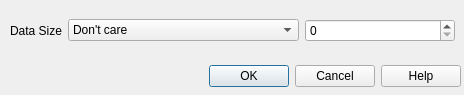
<?xml version="1.0" encoding="UTF-8"?>
<ui version="4.0">
 <class>dlgSelectDataSize</class>
 <widget class="QDialog" name="dlgSelectDataSize">
  <property name="geometry">
   <rect>
    <x>0</x>
    <y>0</y>
    <width>464</width>
    <height>95</height>
   </rect>
  </property>
  <property name="windowTitle">
   <string>Select Data size</string>
  </property>
  <widget class="QDialogButtonBox" name="buttonBox">
   <property name="geometry">
    <rect>
     <x>10</x>
     <y>60</y>
     <width>451</width>
     <height>32</height>
    </rect>
   </property>
   <property name="orientation">
    <enum>Qt::Horizontal</enum>
   </property>
   <property name="standardButtons">
    <set>QDialogButtonBox::Cancel|QDialogButtonBox::Help|QDialogButtonBox::Ok</set>
   </property>
  </widget>
  <widget class="QWidget" name="gridLayoutWidget">
   <property name="geometry">
    <rect>
     <x>10</x>
     <y>10</y>
     <width>445</width>
     <height>41</height>
    </rect>
   </property>
   <layout class="QGridLayout" name="gridLayout">
    <item row="0" column="0">
     <widget class="QLabel" name="label">
      <property name="sizePolicy">
       <sizepolicy hsizetype="Fixed" vsizetype="Preferred">
        <horstretch>0</horstretch>
        <verstretch>0</verstretch>
       </sizepolicy>
      </property>
      <property name="text">
       <string>Data Size</string>
      </property>
      <property name="buddy">
       <cstring>comboCompareTimeStamp</cstring>
      </property>
     </widget>
    </item>
    <item row="0" column="1">
     <widget class="QComboBox" name="comboCompareTimeStamp">
      <item>
       <property name="text">
        <string>Don't care</string>
       </property>
      </item>
      <item>
       <property name="text">
        <string>Equal to</string>
       </property>
      </item>
      <item>
       <property name="text">
        <string>Not qual to</string>
       </property>
      </item>
      <item>
       <property name="text">
        <string>Greater then</string>
       </property>
      </item>
      <item>
       <property name="text">
        <string>Greater then or equal to</string>
       </property>
      </item>
      <item>
       <property name="text">
        <string>Less then</string>
       </property>
      </item>
      <item>
       <property name="text">
        <string>Less then or equal to</string>
       </property>
      </item>
     </widget>
    </item>
    <item row="0" column="2">
     <widget class="QSpinBox" name="spinBoxBoxTimeStamp">
      <property name="sizePolicy">
       <sizepolicy hsizetype="Fixed" vsizetype="Fixed">
        <horstretch>0</horstretch>
        <verstretch>0</verstretch>
       </sizepolicy>
      </property>
      <property name="minimumSize">
       <size>
        <width>150</width>
        <height>0</height>
       </size>
      </property>
     </widget>
    </item>
   </layout>
  </widget>
 </widget>
 <resources/>
 <connections>
  <connection>
   <sender>buttonBox</sender>
   <signal>accepted()</signal>
   <receiver>dlgSelectDataSize</receiver>
   <slot>accept()</slot>
   <hints>
    <hint type="sourcelabel">
     <x>248</x>
     <y>254</y>
    </hint>
    <hint type="destinationlabel">
     <x>157</x>
     <y>274</y>
    </hint>
   </hints>
  </connection>
  <connection>
   <sender>buttonBox</sender>
   <signal>rejected()</signal>
   <receiver>dlgSelectDataSize</receiver>
   <slot>reject()</slot>
   <hints>
    <hint type="sourcelabel">
     <x>316</x>
     <y>260</y>
    </hint>
    <hint type="destinationlabel">
     <x>286</x>
     <y>274</y>
    </hint>
   </hints>
  </connection>
 </connections>
</ui>
